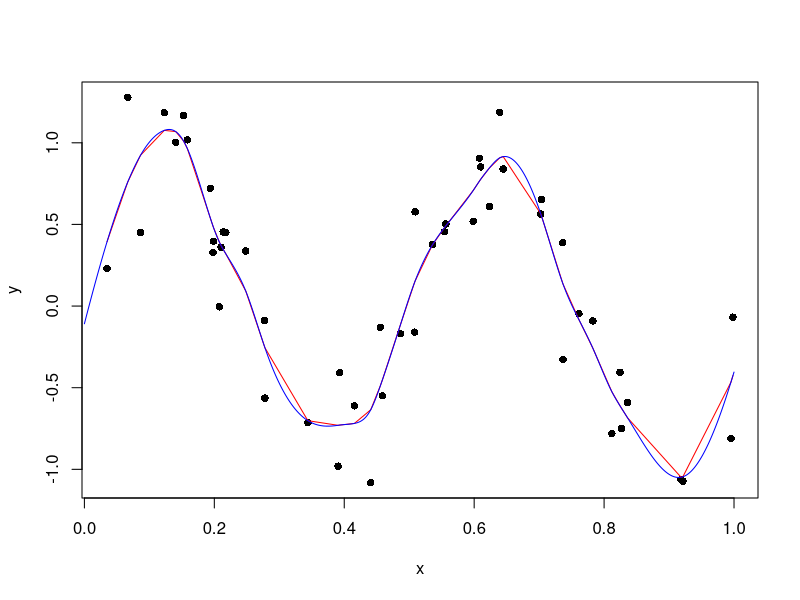
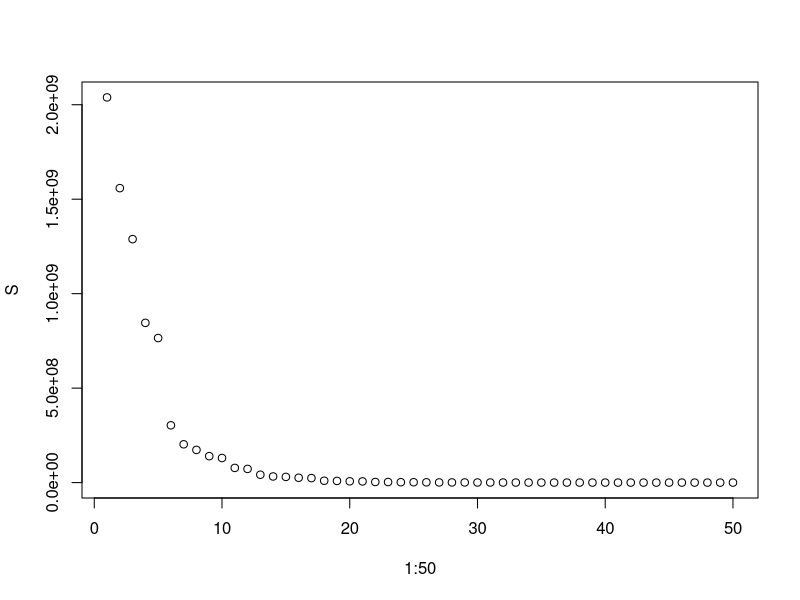
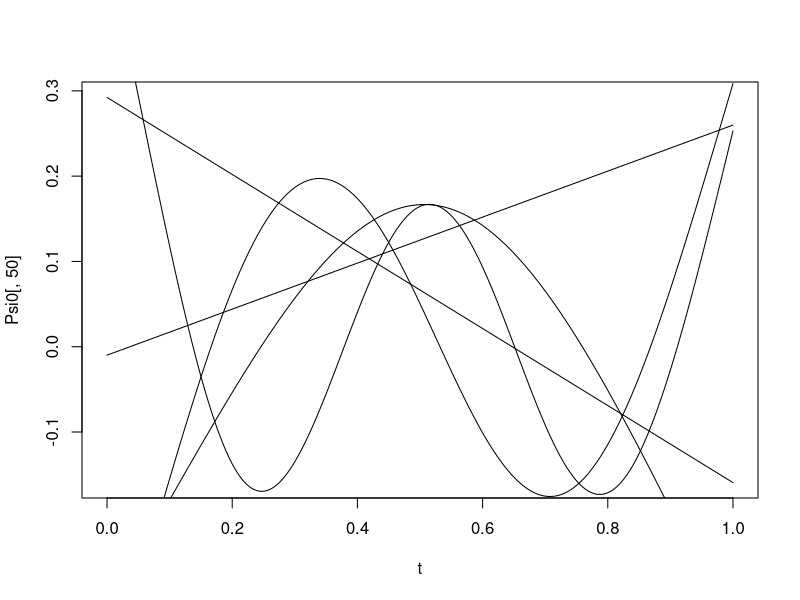
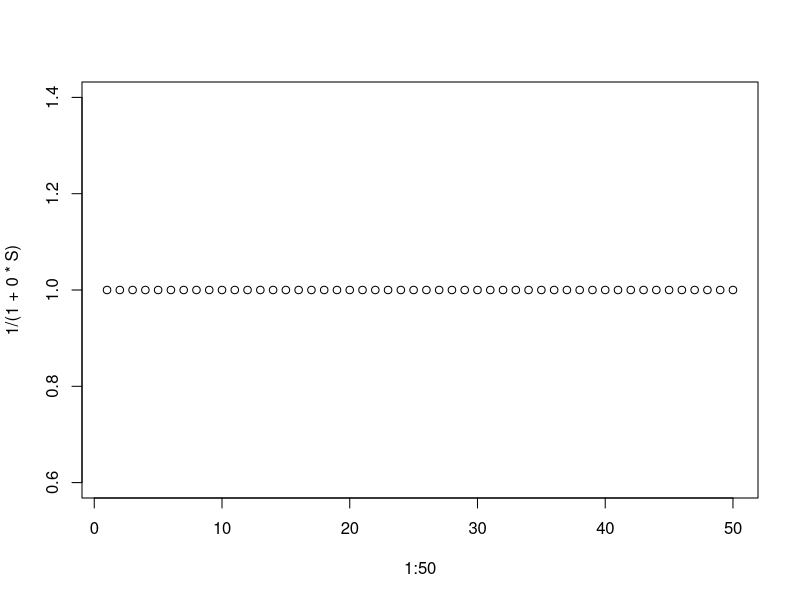
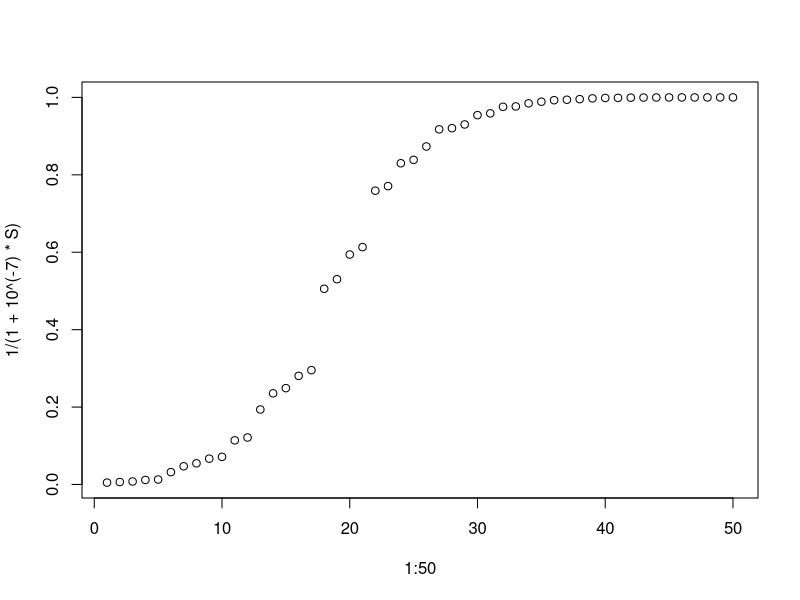
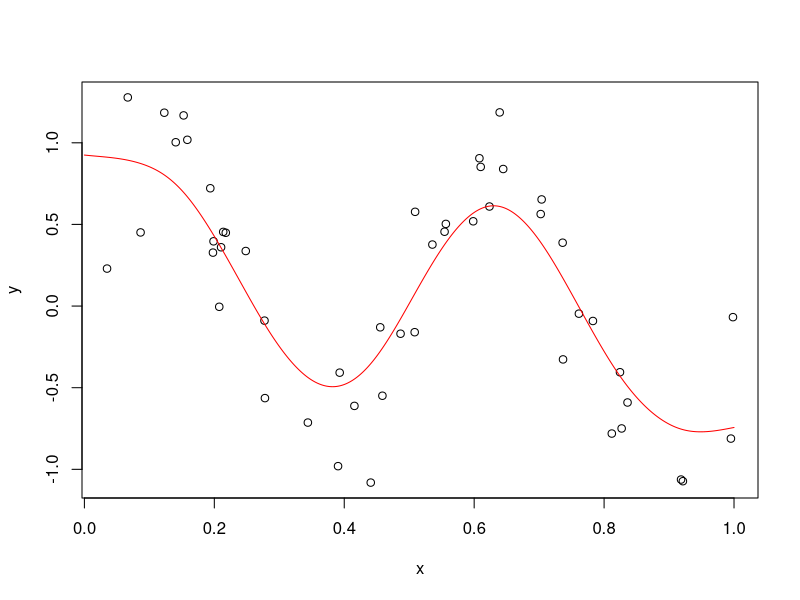
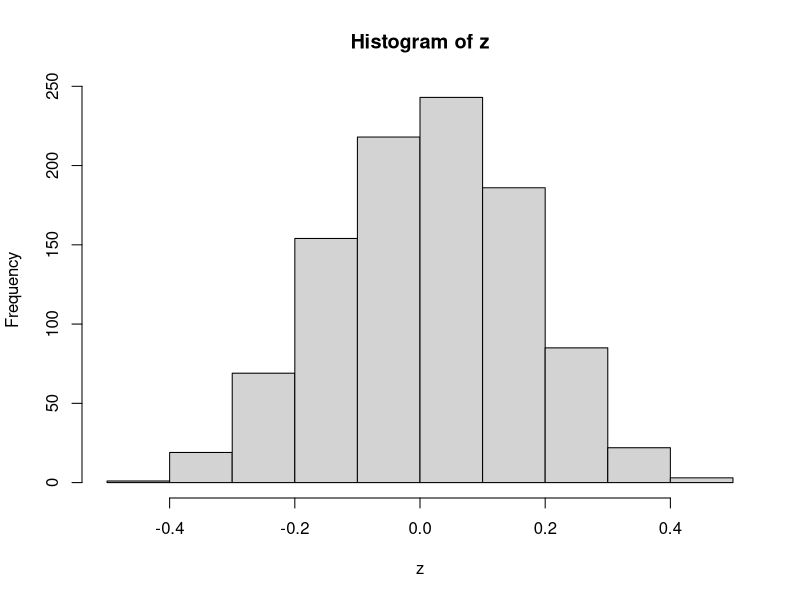

Write the R code that produced these figures, in order.
## ---- chunk 1
library(splines2)
## ---- chunk 2
m <- function(x) sin(4 * pi * x)
ep <- rnorm(50, mean = 0, sd = .3)
x <- sort(runif(50))
y <- m(x) + ep
plot(x, y, pch = 16)
knots <- x[3:48]
Phi <- bSpline(x, knots = knots, degree = 3, intercept = T, Boundary.knots = c(0, 1))
R <- chol(t(Phi) %*% Phi)
t <- seq(0, 1, length.out = 500)
delta <- t[2] - t[1]
Phi2 <- bSpline(t, knots = knots, degree = 3, intercept = T, Boundary.knots = c(0, 1), derivs = 2)
Omega <- delta * t(Phi2) %*% Phi2
lmd <- 10^(-5)
H <- Phi %*% solve(t(Phi) %*% Phi + lmd * Omega, t(Phi))
degrees_of_freedom <- sum(diag(H))
y_hat <- H %*% y
c <- solve(t(Phi) %*% Phi + lmd * Omega, t(Phi) %*% y)
lines(x, y_hat, col = 'red')

Phi0 <- bSpline(t, knots = knots, degree = 3, intercept = T, Boundary.knots = c(0, 1))
lines(t, Phi0 %*% c, col = 'blue')
## ---- chunk 3
Sigma <- solve(t(R)) %*% Omega %*% solve(R)
S <- eigen(Sigma)$values
U <- eigen(Sigma)$vectors
plot(1:50, S)
## ---- chunk 4
Psi <- Phi %*% solve(R) %*% U
Psi0 <- Phi0 %*% solve(R) %*% U
plot(t, Psi0[, 50], type = 'l')
for (i in 49:46) {
  lines(t, Psi0[, i], type = 'l')
}
## ---- chunk 5
plot(1:50, 1 / (1 + 0 * S))
## ---- chunk 6
plot(1:50, 1 / (1 + 10^(-7) * S))
## ---- chunk 7
lmd <- 10^(-3)
H <- Phi %*% solve(t(Phi) %*% Phi + lmd * Omega, t(Phi))
plot(x, y)
c <- solve(t(Phi) %*% Phi + lmd * Omega, t(Phi) %*% y)
lines(t, Phi0 %*% c, col = 'red')
## ---- chunk 8
x <- runif(n = 4, 0, 1)
z <- mean(x) - 1 / 2
z <- replicate(1000, { x <- runif(n = 4, 0, 1); mean(x) - 1 / 2 })
hist(z)
q <- quantile(z, probs = c(.025, .975))
print(q)
